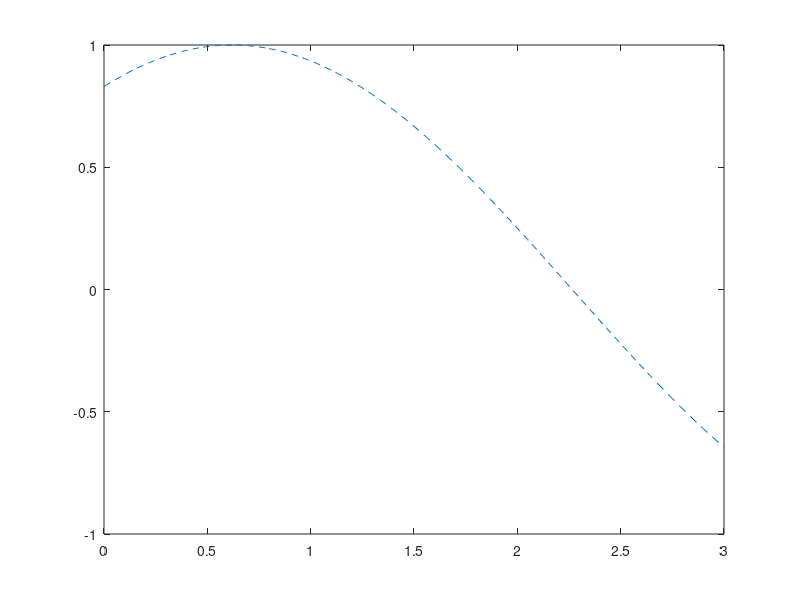

Source code (MATLAB): (Note: this script raises an error after producing the figure.)
%% -*- Mode: octave -*-

X=[0:300]/100;
hold off;
mean_Y = 0 * X;
n_functions = 100;
for i=1:n_functions
    alpha = rand;
    beta = rand;
    Y = sin(alpha * X + beta);
    plot(X, Y, '--');
    mean_Y += Y;
    hold on
    sleep(0.01)
end
mean_Y /= n_functions;
plot(X, mean_Y, "b;function;", "linewidth", 3)
